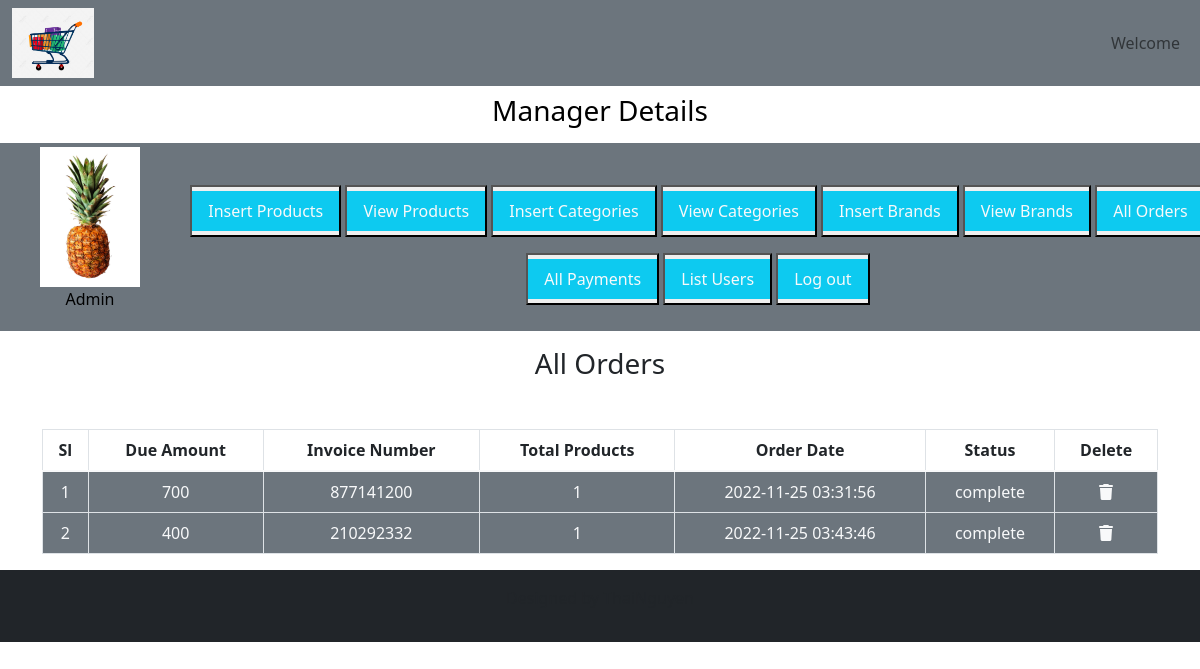
The page /webapp/admin_area/index.php?list_orders on the database its author committed.
### tables this page shows
CREATE TABLE `user_orders` (
  `order_id` int(11) NOT NULL,
  `user_id` int(11) NOT NULL,
  `amount_due` int(255) NOT NULL,
  `invoice_number` int(255) NOT NULL,
  `total_products` int(255) NOT NULL,
  `order_date` timestamp NOT NULL DEFAULT current_timestamp() ON UPDATE current_timestamp(),
  `order_status` varchar(255) NOT NULL
);

### webapp/admin_area/list_orders.php (the view, shortened to what this page needs)
<h3 class="text-center text-dark">All Orders</h3>
<table class="table table-bordered mt-5 text-center">
    <thead>
        <?php
        $get_orders = "SELECT * FROM user_orders";
        $result = mysqli_query($con, $get_orders);
        $row_count = mysqli_num_rows($result);
        if ($row_count == 0) {
            echo "<h2 class='bg-secondary text-center mt-5'>No Orders yet</h2>";
        } else {
            echo   "<tr>
    <th>Sl</th>
    <th>Due Amount</th>
    <th>Invoice Number</th>
    <th>Total Products</th>
    <th>Order Date</th>
    <th>Status</th>
    <th>Delete</th>
</tr>
</thead>
<tbody class='bg-secondary text-light text-center'>";
            $number = 0;
            while ($row_data = mysqli_fetch_assoc($result)) {
                $amount_due = $row_data['amount_due'];
                $invoice_number = $row_data['invoice_number'];
                $total_products = $row_data['total_products'];
                $order_date = $row_data['order_date'];
                $order_status = $row_data['order_status'];
                $number++;
                echo " <tr>
                <td>$number</td>
                <td>$amount_due</td>
                <td>$invoice_number</td>
                <td>$total_products</td>
                <td>$order_date</td>
                <td>$order_status</td>
                <td><a href=''class='text-light'><i class='fa-solid fa-trash'></i></a></td>
            </tr>";
            }
        }
        ?>
        </tbody>
</table>

### webapp/style.css (style rules this page uses)
* { margin: 0; padding: 0; box-sizing: border-box; }

### webapp/admin_area/index.php (style rules this page uses)
body { overflow-x: hidden; }

### rows shown on the page
user_orders: amount_due "700", invoice_number "877141200", total_products "1", order_date "2022-11-25 03:31:56", order_status "complete"
user_orders: amount_due "400", invoice_number "210292332", total_products "1", order_date "2022-11-25 03:43:46", order_status "complete"
